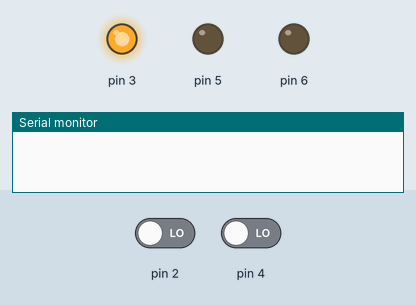
Recording of a sketch running on a simulated Arduino Uno, built with avr-gcc and run on an emulated ATmega328P. Shown: output pins drawn as LEDs (lit = HIGH), the last lines printed to the serial monitor. Inputs (shaded band) come from the test bench; at power-on: pin 2 LOW, pin 4 LOW. Random numbers use the default seed unless the sketch sets one. At 56.1 s the program stops and its outputs stay as they are.

Above: at 1.2 s.
1.3 s: pin 2 driven HIGH
At 2.5 s:
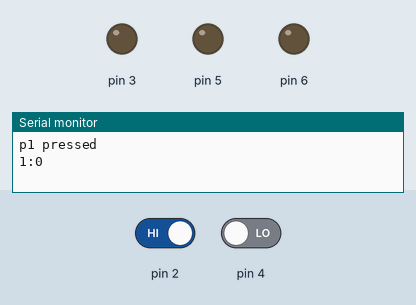
2.8 s: pin 2 driven LOW
At 5.6 s:
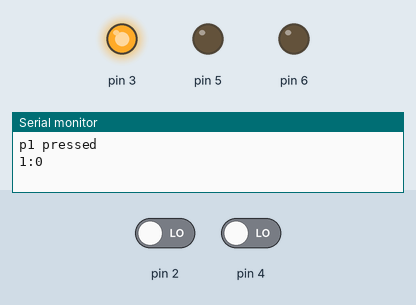
5.8 s: pin 4 driven HIGH
At 56.6 s:
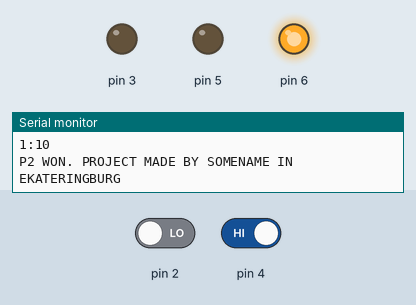
Timing chart, 0 to 57.6 s (numbered marks = the images above; inputs shaded):
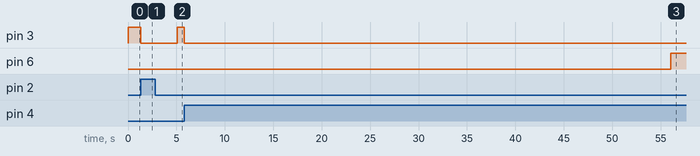

The sketch:

cowboys.ino
```cpp
void setup()
{
    pinMode(2, INPUT);
    pinMode(4, INPUT);
    pinMode(3, OUTPUT);
    pinMode(5, OUTPUT);
    pinMode(6, OUTPUT);
    Serial.begin(9600);
}

int score1 = 0;
int score2 = 0;

void loop()
{
    digitalWrite(3, 1);
    while(true)
    {
        if (digitalRead(2))
        {
            Serial.println("p1 pressed");
            score1++;
            Serial.print(score1);
            Serial.print(":");
            Serial.println(score2);
            break;
        }
        if (digitalRead(4))
        {
            Serial.println("p2 pressed");
            score2++;
            Serial.print(score1);
            Serial.print(":");
            Serial.println(score2);
            break;
        }
    }
    digitalWrite(3, 0);
    if(score1 == 10)
    {
        digitalWrite(5, 1);
        Serial.println("P1 WON. PROJECT MADE BY SOMENAME IN EKATERINGBURG");
        for(;;);
    }
    if(score2 == 10)
    {
       digitalWrite(6, 1);
       Serial.println("P2 WON. PROJECT MADE BY SOMENAME IN EKATERINGBURG");
       for(;;);
    }
    delay(random(3000, 7000));
}
```

Measured:
- after the input at 1.3 s, pin 3: HIGH → LOW at once
- after the input at 2.8 s, pin 3: LOW → HIGH after 2.3 s
- after the input at 5.8 s, pin 3: HIGH → LOW at once; pin 6: LOW → HIGH after 50.2 s
